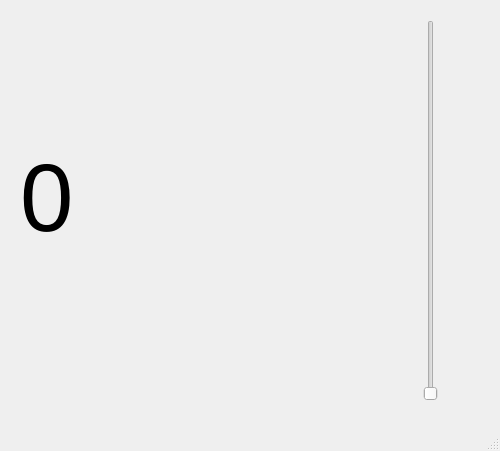
<?xml version="1.0" encoding="UTF-8"?>
<ui version="4.0">
 <class>MainWindow</class>
 <widget class="QMainWindow" name="MainWindow">
  <property name="geometry">
   <rect>
    <x>0</x>
    <y>0</y>
    <width>500</width>
    <height>451</height>
   </rect>
  </property>
  <property name="windowTitle">
   <string>MainWindow</string>
  </property>
  <widget class="QWidget" name="centralwidget">
   <widget class="QSlider" name="verticalSlider">
    <property name="geometry">
     <rect>
      <x>380</x>
      <y>20</y>
      <width>101</width>
      <height>381</height>
     </rect>
    </property>
    <property name="orientation">
     <enum>Qt::Vertical</enum>
    </property>
   </widget>
   <widget class="QLabel" name="label">
    <property name="geometry">
     <rect>
      <x>20</x>
      <y>140</y>
      <width>341</width>
      <height>116</height>
     </rect>
    </property>
    <property name="font">
     <font>
      <pointsize>72</pointsize>
     </font>
    </property>
    <property name="text">
     <string>0</string>
    </property>
   </widget>
  </widget>
  <widget class="QMenuBar" name="menubar">
   <property name="geometry">
    <rect>
     <x>0</x>
     <y>0</y>
     <width>500</width>
     <height>21</height>
    </rect>
   </property>
  </widget>
  <widget class="QStatusBar" name="statusbar"/>
 </widget>
 <resources/>
 <connections/>
</ui>
